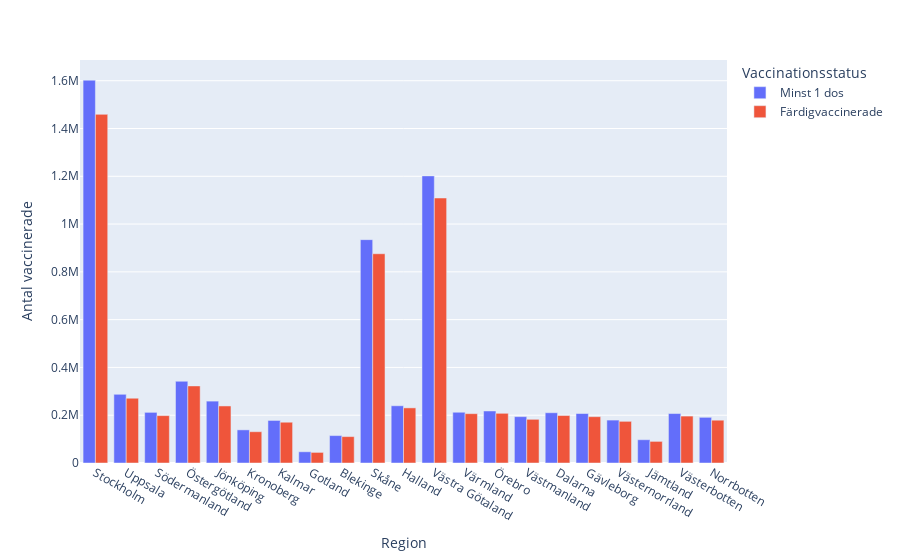

This figure's notebook cell:
### Code cell
fig = px.bar(vaccination_ålder_uppföljning, x='Region', y='Antal vaccinerade', color='Vaccinationsstatus', barmode='group')
fig.show()

### Figure 1 — Plotly figure (JSON) as saved in the notebook; plotly's stock layout.template omitted (floating-point values rounded to 4 significant figures)
{"data": [{"alignmentgroup": "True", "hovertemplate": "Vaccinationsstatus=Minst 1 dos<br>Region=%{x}<br>Antal vaccinerade=%{y}<extra></extra>", "legendgroup": "Minst 1 dos", "marker": {"color": "#636efa", "pattern": {"shape": ""}}, "name": "Minst 1 dos", "offsetgroup": "Minst 1 dos", "orientation": "v", "showlegend": true, "textposition": "auto", "type": "bar", "x": ["Stockholm", "Uppsala", "Södermanland", "Östergötland", "Jönköping", "Kronoberg", "Kalmar", "Gotland", "Blekinge", "Skåne", "Halland", "Västra Götaland", "Värmland", "Örebro", "Västmanland", "Dalarna", "Gävleborg", "Västernorrland", "Jämtland", "Västerbotten", "Norrbotten"], "xaxis": "x", "y": [1602377, 287332, 211988, 342033, 258977, 138682, 178082, 46951, 114747, 934807, 239550, 1201669, 212396, 217680, 194073, 210391, 207051, 179635, 97443, 207007, 191178], "yaxis": "y"}, {"alignmentgroup": "True", "hovertemplate": "Vaccinationsstatus=Färdigvaccinerade<br>Region=%{x}<br>Antal vaccinerade=%{y}<extra></extra>", "legendgroup": "Färdigvaccinerade", "marker": {"color": "#EF553B", "pattern": {"shape": ""}}, "name": "Färdigvaccinerade", "offsetgroup": "Färdigvaccinerade", "orientation": "v", "showlegend": true, "textposition": "auto", "type": "bar", "x": ["Stockholm", "Uppsala", "Södermanland", "Östergötland", "Jönköping", "Kronoberg", "Kalmar", "Gotland", "Blekinge", "Skåne", "Halland", "Västra Götaland", "Värmland", "Örebro", "Västmanland", "Dalarna", "Gävleborg", "Västernorrland", "Jämtland", "Västerbotten", "Norrbotten"], "xaxis": "x", "y": [1459211, 271186, 198288, 322659, 238751, 130941, 170699, 44373, 110509, 875752, 230682, 1109137, 206447, 207962, 182815, 198716, 193876, 174346, 90428, 196370, 179138], "yaxis": "y"}], "layout": {"barmode": "group", "legend": {"title": {"text": "Vaccinationsstatus"}, "tracegroupgap": 0}, "margin": {"t": 60}, "xaxis": {"anchor": "y", "domain": [0, 1], "title": {"text": "Region"}}, "yaxis": {"anchor": "x", "domain": [0, 1], "title": {"text": "Antal vaccinerade"}}}}
